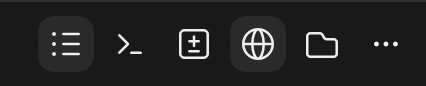
#> input picture docs/phone-setup/top-bar.jpg, 426 x 86 px
$ python make_phone_pictures.py
#> lines starting #> are read from the running program, lines starting #| are printed output that depends on the picture
#!/usr/bin/env python3
"""Make the two marked-up pictures for the "get a tap on your phone" page from Dustin's screenshots of the Claude
app (docs/phone-setup/): the bar with the button that opens the panel, and the Remote Control switch, each with a
coral ring and a number. Needs Pillow. Run again if the app's look changes and new screenshots are saved there.

    python3 tools/make_phone_pictures.py
"""
from pathlib import Path
from PIL import Image, ImageDraw, ImageFont

ROOT = Path(__file__).resolve().parents[1]
SRC = ROOT / "docs" / "phone-setup"
OUT = ROOT / "plugins" / "the-engine" / "skills" / "studio-manager" / "pictures"
CORAL = (212, 100, 63)


def mark(src, out, centre, radius, number, scale=2, pad=26):
#> called with centre = (66, 44), radius = 30, number = 1, scale = 2, pad = 26
    im = Image.open(src).convert("RGB")
#> im is the input picture: PIL image 426x86 RGB; min 16, max 249, mean 35.6
    im = im.resize((im.width * scale, im.height * scale), Image.LANCZOS)
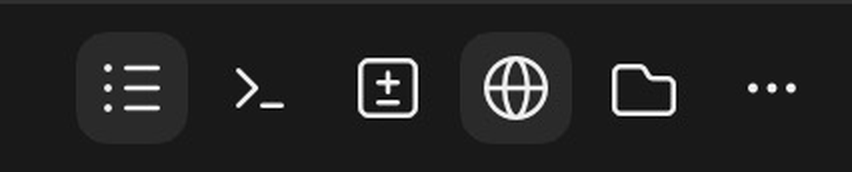
#> im: PIL image 852x172 RGB; min 0, max 255, mean 35.6
    bg = im.getpixel((2, 2))
#> bg = (49, 49, 49)
    canvas = Image.new("RGB", (im.width + 2 * pad, im.height + 2 * pad), bg)
#> canvas: PIL image 904x224 RGB; every value is 49
    canvas.paste(im, (pad, pad))
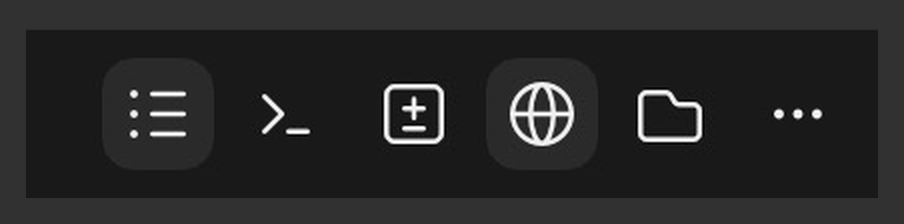
#> canvas: PIL image 904x224 RGB; min 0, max 255, mean 39.3
    d = ImageDraw.Draw(canvas)
    cx, cy, r = centre[0] * scale + pad, centre[1] * scale + pad, radius * scale
    for k in range(5):   # a thick ring
        d.ellipse((cx - r - k, cy - r - k, cx + r + k, cy + r + k), outline=CORAL)
    # the number, in a filled dot on the ring's shoulder
    bx, by, br = cx + int(r * 0.78), cy - int(r * 0.78), 17
    d.ellipse((bx - br, by - br, bx + br, by + br), fill=CORAL)
    try:
        font = ImageFont.load_default(size=24)
    except TypeError:
        font = ImageFont.load_default()
    box = d.textbbox((0, 0), str(number), font=font)
#> box = (0, 8, 14, 24)
    d.text((bx - (box[2] - box[0]) / 2 - box[0], by - (box[3] - box[1]) / 2 - box[1]), str(number), fill="white", font=font)
    canvas.save(out, optimize=True)
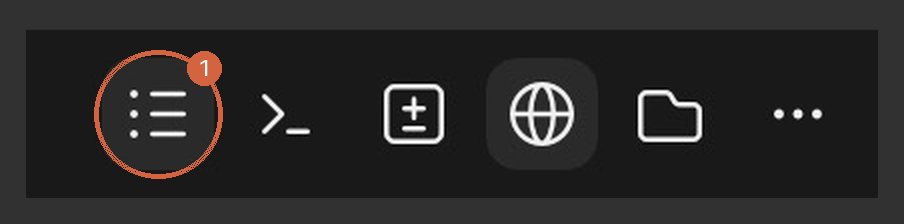
#> saved as phone-step-1.png: PIL image 904x224 RGB; mean R, G, B 41.6, 40.2, 39.7
    print(out, canvas.size)
#| plugins/the-engine/skills/studio-manager/pictures/phone-step-1.png (904, 224)


if __name__ == "__main__":
    OUT.mkdir(parents=True, exist_ok=True)
    mark(SRC / "top-bar.jpg", OUT / "phone-step-1.png", (66, 44), 30, 1)
    mark(SRC / "remote-control-row.jpg", OUT / "phone-step-2.png", (579, 33), 34, 2)
#> call 2 of mark, with centre = (579, 33), radius = 34, number = 2, scale = 2, pad = 26
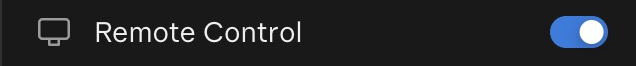
#> input picture docs/phone-setup/remote-control-row.jpg, 636 x 66 px
#> in mark, im is the input picture: PIL image 636x66 RGB; mean R, G, B 35, 36.6, 39.2
#> in mark (call 2), `im = im.resize((im.width * scale, im.height * scale), Image.LANCZOS)`:
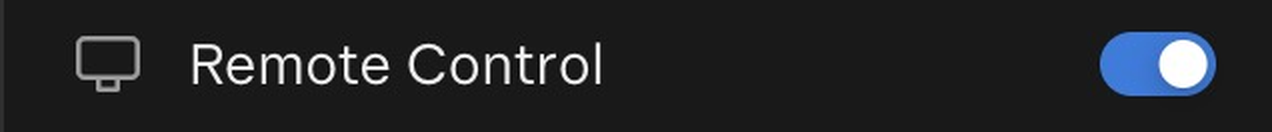
#> im: PIL image 1272x132 RGB; mean R, G, B 34.9, 36.6, 39.1
#> in mark (call 2), `canvas = Image.new("RGB", (im.width + 2 * pad, im.height + 2 * pad), bg)`: canvas: PIL image 1324x184 RGB; every value is 49
#> in mark (call 2), `canvas.paste(im, (pad, pad))`:
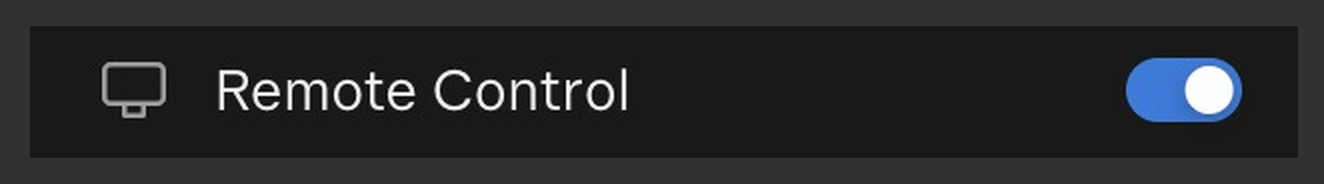
#> canvas: PIL image 1324x184 RGB; mean R, G, B 39.3, 40.4, 42.2
#> in mark (call 2), `canvas.save(out, optimize=True)`:
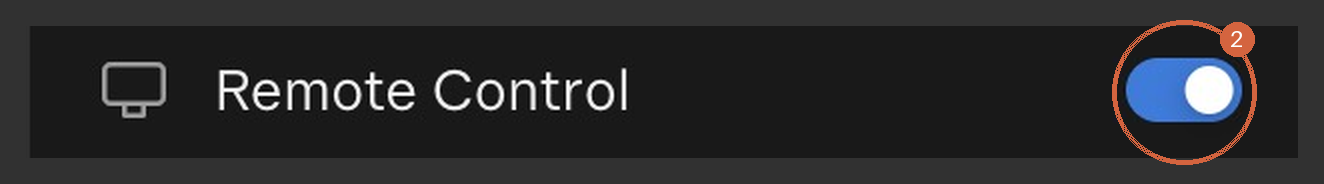
#> saved as phone-step-2.png: PIL image 1324x184 RGB; mean R, G, B 41.4, 41.3, 42.6
#| plugins/the-engine/skills/studio-manager/pictures/phone-step-2.png (1324, 184)
